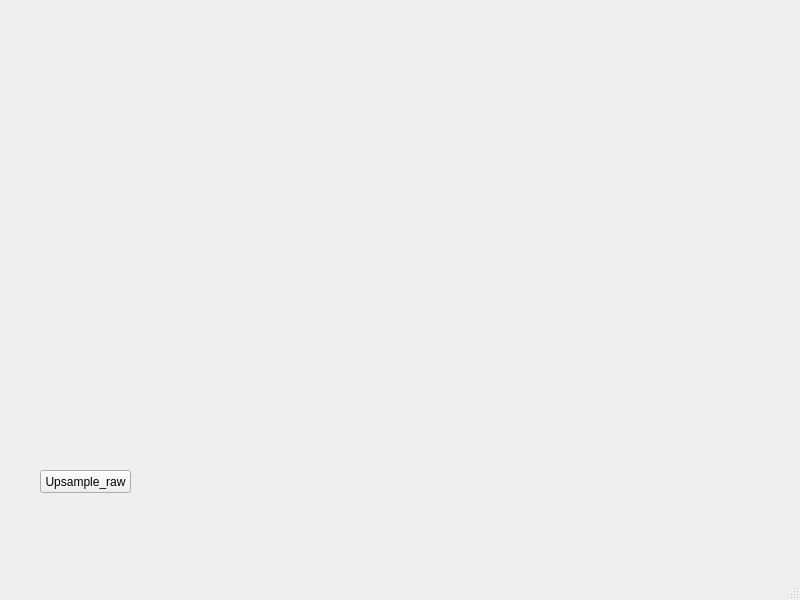
<?xml version="1.0" encoding="UTF-8"?>
<ui version="4.0">
 <class>MainWindow</class>
 <widget class="QMainWindow" name="MainWindow">
  <property name="geometry">
   <rect>
    <x>0</x>
    <y>0</y>
    <width>800</width>
    <height>600</height>
   </rect>
  </property>
  <property name="windowTitle">
   <string>MainWindow</string>
  </property>
  <widget class="QWidget" name="centralwidget">
   <widget class="QPushButton" name="pushButton">
    <property name="geometry">
     <rect>
      <x>40</x>
      <y>470</y>
      <width>91</width>
      <height>23</height>
     </rect>
    </property>
    <property name="text">
     <string>Upsample_raw</string>
    </property>
   </widget>
  </widget>
  <widget class="QMenuBar" name="menubar">
   <property name="geometry">
    <rect>
     <x>0</x>
     <y>0</y>
     <width>800</width>
     <height>21</height>
    </rect>
   </property>
  </widget>
  <widget class="QStatusBar" name="statusbar"/>
 </widget>
 <resources/>
 <connections/>
</ui>
